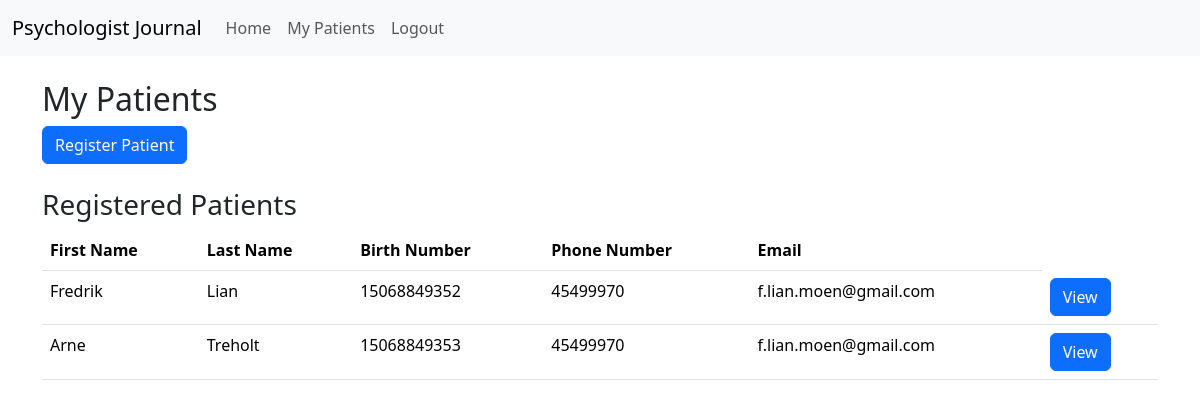
The page /patients (signed in) on the database its author committed.
### app/models.py (models this page shows)
class Patient(db.Model):
    id = db.Column(db.Integer, primary_key=True)
    first_name = db.Column(db.String(50), nullable=False)
    last_name = db.Column(db.String(50), nullable=False)
    birth_number = db.Column(db.String(11), unique=True, nullable=False)
    birth_date = db.Column(db.String(10), nullable=False)
    phone_number = db.Column(db.String(20), nullable=False)
    email = db.Column(db.String(100), nullable=False)
    gender = db.Column(db.String(10), nullable=False)
    address = db.Column(db.String(100), nullable=False)
    postal_code = db.Column(db.String(10), nullable=False)
    municipality = db.Column(db.String(50), nullable=False)
    psychologist_id = db.Column(db.Integer, db.ForeignKey('psychologist.id'), nullable=False)
    patient_appointments = db.relationship('Appointment', backref='patient', lazy=True)

### app/routes.py (the view)
@app.route("/patients", methods=['GET', 'POST'])
@login_required
def patients():
    print("Metode: ", request.method)  # Debugging: Sjekk HTTP-metoden
    form = PatientForm()
    if form.validate_on_submit():
        print("Formen er validert")  # Debugging: Sjekk om formen passerer validering
        patient = Patient(
            first_name=form.first_name.data,
            last_name=form.last_name.data,
            birth_number=form.birth_number.data,
            birth_date=form.birth_date.data,
            phone_number=form.phone_number.data,
            email=form.email.data,
            gender=form.gender.data,
            address=form.address.data,
            postal_code=form.postal_code.data,
            municipality=form.municipality.data,
            psychologist_id=current_user.id
        )
        db.session.add(patient)
        db.session.commit()
        flash('Patient has been registered!', 'success')
        return redirect(url_for('patients'))
    else:
        print(form.errors)  # Skriver ut valideringsfeilene
    patients = Patient.query.filter_by(psychologist_id=current_user.id).all()
    return render_template('patients.html', title='My Patients', form=form, patients=patients)

### app/models.py (called while the page is built)
@login_manager.user_loader
def load_user(user_id):
    return Psychologist.query.get(int(user_id))

### app/templates/patients.html (shortened to what this page needs)
{% extends "base.html" %}
{% block content %}
<div class="my-4">
    <h2>My Patients</h2>
    <button type="button" class="btn btn-primary" data-bs-toggle="modal" data-bs-target="#registerPatientModal">
        Register Patient
    </button>
</div>
<div class="my-4">
    <h3>Registered Patients</h3>
    <table class="table">
        <thead>
            <tr>
                <th>First Name</th>
                <th>Last Name</th>
                <th>Birth Number</th>
                <th>Phone Number</th>
                <th>Email</th>
            </tr>
        </thead>
        <tbody>
            {% for patient in patients %}
            <tr>
                <td>{{ patient.first_name }}</td>
                <td>{{ patient.last_name }}</td>
                <td>{{ patient.birth_number }}</td>
                <td>{{ patient.phone_number }}</td>
                <td>{{ patient.email }}</td>
                <td>
                    <a href="/patient/{{ patient.id }}" class="btn btn-primary">View</a>
            </tr>
            {% else %}
            <tr>
                <td colspan="5">No patients registered.</td>
            </tr>
            {% endfor %}
        </tbody>
    </table>
</div>
{% endblock %}

### rows shown on the page
Patient: first_name "Fredrik", last_name "Lian", birth_number "15068849352", phone_number "45499970", email "f.lian.moen@gmail.com"
Patient: first_name "Arne", last_name "Treholt", birth_number "15068849353", phone_number "45499970", email "f.lian.moen@gmail.com"
